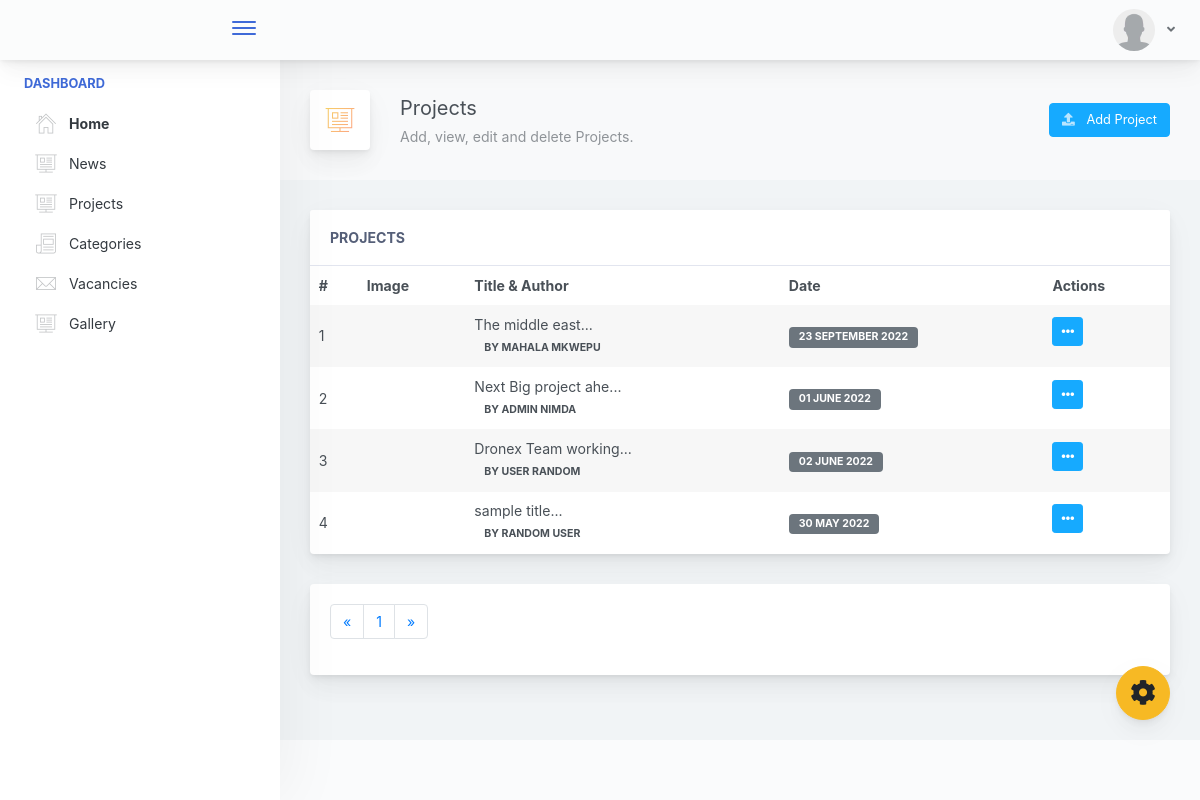
Screenshot of /projects.php (signed in) with the database file from the repository.
### tables this page shows
CREATE TABLE `projects` (
  `p_id` int(50) NOT NULL,
  `firstname` varchar(200) NOT NULL,
  `lastname` varchar(200) NOT NULL,
  `category` varchar(50) NOT NULL,
  `image` varchar(200) NOT NULL,
  `title` varchar(200) NOT NULL,
  `content` text NOT NULL,
  `start_date` date NOT NULL,
  `end_date` date NOT NULL
);

### projects.php (the view, shortened to what this page needs)
<?php
include('connection.php');
?>
<!doctype html>
<html lang="en">
<head>
    <link href="./main.css" rel="stylesheet">
</head>
<body>
    <div class="app-container app-theme-white body-tabs-shadow fixed-sidebar fixed-header">
        <div class="app-header header-shadow">
            <div class="app-header__logo">
                <div class="header__pane ml-auto">
                    <div>
                        <button type="button" class="hamburger close-sidebar-btn hamburger--elastic" data-class="closed-sidebar">
                            <span class="hamburger-box">
                                <span class="hamburger-inner"></span>
                            </span>
                        </button>
                    </div>
                </div>
            </div>
            <div class="app-header__content">
                <div class="app-header-right">
                    <div class="header-btn-lg pr-0">
                        <div class="widget-content p-0">
                            <div class="widget-content-wrapper">
                                <div class="widget-content-left">
                                    <div class="btn-group">
                                        <a data-toggle="dropdown" aria-haspopup="true" aria-expanded="false" class="p-0 btn">
                                            <img width="42" class="rounded-circle" src="assets/images/avatars/user.png" alt="">
                                            <i class="fa fa-angle-down ml-2 opacity-8"></i>
                                        </a>
                                    </div>
                                </div>
                            </div>
                        </div>
                    </div>
                </div>
            </div>
        </div>
        <div class="ui-theme-settings">
            <button type="button" id="TooltipDemo" class="btn-open-options btn btn-warning">
                <i class="fa fa-cog fa-w-16 fa-spin fa-2x"></i>
            </button>
        </div>
        <div class="app-main">
            <div class="app-sidebar sidebar-shadow">
			 <div class="scrollbar-sidebar">
                    <div class="app-sidebar__inner">
                        <ul class="vertical-nav-menu">
                            <li class="app-sidebar__heading">Dashboard</li>
                            <li class="mm-active">
                                <a href="home.php">
                                    <i class="metismenu-icon pe-7s-home"></i>
                                    Home
                                </a>
                            </li>
                            <li>
                                <a href="blog.php">
                                    <i class="metismenu-icon pe-7s-display2"></i>
                                  News
                                </a>
                            </li>
                            <li>
                                <a href="projects.php">
                                    <i class="metismenu-icon pe-7s-display2"></i>
                                    Projects
                                </a>
                            </li>
                            <li>
                                <a href="categories.php">
                                    <i class="metismenu-icon pe-7s-news-paper"></i>
                                    Categories
                                </a>
                            </li>
                            <li>
                                <a href="vacancy.php">
                                    <i class="metismenu-icon pe-7s-mail"></i>
                                    Vacancies
                                </a>
                            </li>
                           <li>
                                <a href="gallery.php">
                                    <i class="metismenu-icon pe-7s-display2"></i>
                                    Gallery
                                </a>
                            </li>
                        </ul>
                    </div>
                </div>
            </div>
            <div class="app-main__outer">
                <div class="app-main__inner">
                    <div class="app-page-title">
                        <div class="page-title-wrapper">
                            <div class="page-title-heading">
                                <div class="page-title-icon">
                                    <i class="pe-7s-display2 icon-gradient bg-sunny-morning">
                                    </i>
                                </div>
                                <div>Projects
                                    <div class="page-title-subheading">Add, view, edit and delete Projects.
                                    </div>
                                </div>
                            </div>
                            <div class="page-title-actions">
                                <a href="uploadproject.php" class="btn-shadow btn btn-info">
                                    <span class="btn-icon-wrapper pr-2 opacity-7">
                                        <i class="fa fa-upload fa-w-20"></i>
                                    </span>
                                    Add Project
                                </a>
                            </div>
                        </div>
                    </div>
                    <div class="row">
                        <div class="col-md-12">
                            <div class="main-card mb-3 card">
                                <div class="card-header">Projects
                                </div>
                                <div class="table-responsive">
                                    <table class="align-middle mb-0 table table-borderless table-striped table-hover">
                                        <thead>
                                            <tr>
                                                <th>#</th>
                                                <th>Image</th>
                                                <th>Title & Author</th>
                                                <th>Date</th>
                                                <th>Actions</th>
                                            </tr>
                                        </thead>
                                        <tbody>
                                            <?php
                                            @$page = $_GET["page"];
                                            if ($page == "" || $page == "1") {
                                                $page1 = 0;
                                            } else {
                                                $page1 = ($page * 5) - 5;
                                            }
                                            $query = "SELECT * FROM projects ORDER BY p_id desc limit $page1,5";
                                            $run = mysqli_query($conn, $query);
                                            $index = 1;
                                            while ($row = mysqli_fetch_array($run)) {
                                            ?>
                                                <tr>
                                                    <td><?php echo $index; ?></td>
                                                    <td>
                                                    </td>
                                                    <td><?php echo substr($row['title'], 0, 20); ?>...<br><span class="badge">By <?php echo $row['firstname'] . " " . $row['lastname']; ?></span> </td>
                                                    <td><span class="badge badge-secondary"><?php echo date('d F Y', strtotime($row['start_date'])); ?></span></td>
                                                    <td>
                                                        <div class="dropdown d-inline-block">
                                                            <button type="button" aria-haspopup="true" aria-expanded="false" data-toggle="dropdown" class="mb-2 mr-2 btn btn-sm btn-info"><span class="fas fa-ellipsis-h"></span></button>
                                                        </div>
                                                    </td>
                                                </tr>
                                            <?php
                                                $index++;
                                            } ?>
                                        </tbody>
                                    </table>
                                </div>
                            </div>
                            <div class="main-card mb-3 card">
                                <div class="card-body">
                                    <nav class="" aria-label="Page navigation example">
                                        <?php
                                        $resl = mysqli_query($conn, "SELECT * FROM projects");
                                        $cout = mysqli_num_rows($resl);
                                        $a = $cout / 5;
                                        $a = ceil($a);
                                        ?>
                                        <ul class="pagination">
                                            <li class="page-item"><a href="javascript:void(0);" class="page-link" aria-label="Previous"><span aria-hidden="true">«</span><span class="sr-only">Previous</span></a></li>
                                            <?php for ($b = 1; $b <= $a; $b++) {  ?>
                                                <li class="page-item"><a href="projects.php?page=<?php echo $b; ?>" class="page-link"><?php echo $b . " "; ?></a></li>
                                            <?php } ?>
                                            <li class="page-item"><a href="javascript:void(0);" class="page-link" aria-label="Next"><span aria-hidden="true">»</span><span class="sr-only">Next</span></a></li>
                                        </ul>
                                    </nav>
                                </div>
                            </div>
                        </div>
                    </div>
                </div>
                <div class="app-wrapper-footer">
                    <div class="app-footer">
                        <div class="app-footer__inner">
                        </div>
                    </div>
                </div>
            </div>
        </div>
    </div>
</body>
</html>

### rows the page displays
projects: title "The middle east", firstname "MAHALA", lastname "MKWEPU", start_date "23 SEPTEMBER 2022"
projects: title "Next Big project ahe", firstname "ADMIN", lastname "NIMDA", start_date "01 JUNE 2022"
projects: title "Dronex Team working", firstname "USER", lastname "RANDOM", start_date "02 JUNE 2022"
projects: title "sample title", firstname "RANDOM", lastname "USER", start_date "30 MAY 2022"
